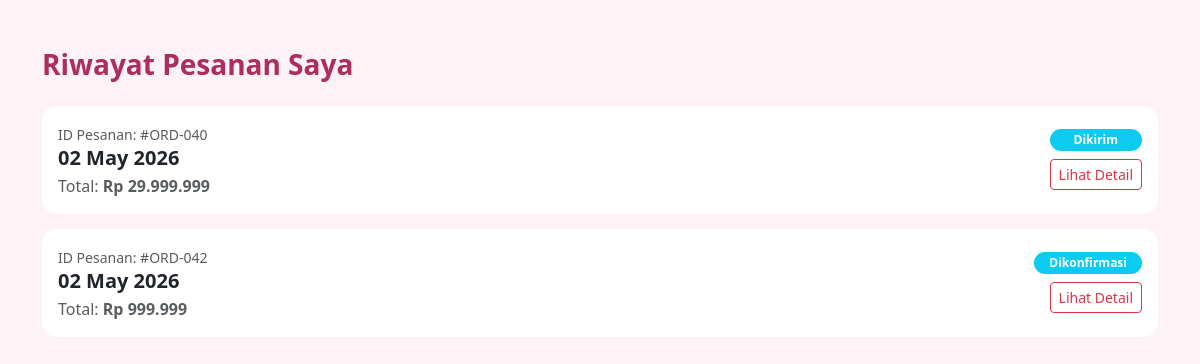
/pelanggan/riwayat.php (signed in), run on an earlier commit of the app's database.
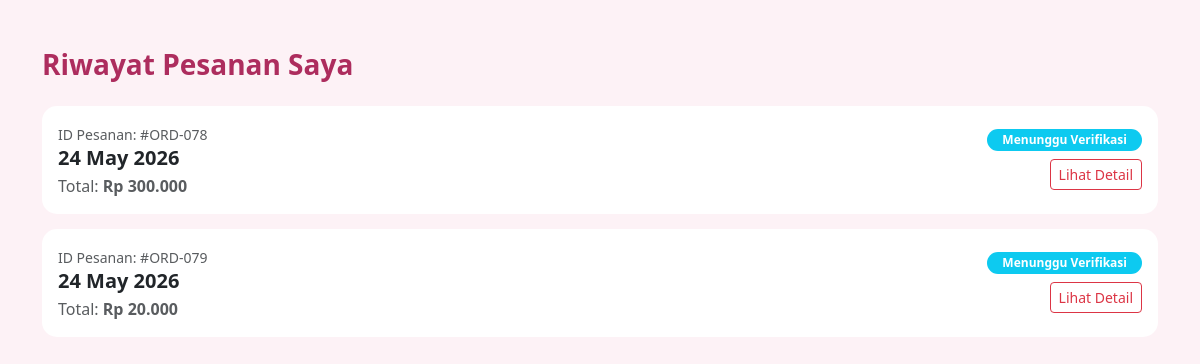
And on a later commit of the database.
### tables this page shows
CREATE TABLE `pembayaran` (
  `pembayaran_id` int(11) NOT NULL,
  `pesanan_id` int(11) DEFAULT NULL,
  `metode_pembayaran` varchar(50) DEFAULT NULL,
  `tanggal_pembayaran` date DEFAULT NULL,
  `waktu_pembayaran` time DEFAULT NULL,
  `total_pembayaran` decimal(15,2) DEFAULT NULL,
  `status_pembayaran` varchar(50) DEFAULT 'Belum Bayar',
  `jumlah_dp` decimal(15,2) DEFAULT 0.00,
  `status_dp` varchar(50) DEFAULT 'Belum Bayar',
  `tanggal_dp` date DEFAULT NULL,
  `waktu_dp` time DEFAULT NULL,
  `bukti_pelunasan` varchar(255) DEFAULT NULL
);

CREATE TABLE `pesanan` (
  `pesanan_id` int(11) NOT NULL,
  `user_id` int(11) DEFAULT NULL,
  `tanggal_pesan` date DEFAULT NULL,
  `tanggal_acara` date DEFAULT NULL,
  `waktu_acara` time DEFAULT NULL,
  `alamat` text DEFAULT NULL,
  `no_handphone` varchar(15) DEFAULT NULL,
  `total_pesan` decimal(15,2) DEFAULT NULL,
  `status_pesanan` varchar(50) DEFAULT NULL,
  `catatan` text DEFAULT NULL
);

### pelanggan/riwayat.php (the view, shortened to what this page needs)
<?php
include 'koneksi.php';
$user_id = $_SESSION['user_id'];
$query = "SELECT p.*, pb.status_pembayaran, pb.status_dp
          FROM pesanan p
          LEFT JOIN pembayaran pb ON p.pesanan_id = pb.pesanan_id
          WHERE p.user_id = '$user_id'
          ORDER BY p.tanggal_pesan DESC";
$result = mysqli_query($conn, $query);
?>
<!DOCTYPE html>
<html lang="id">
<head>
    <link href="https://cdn.jsdelivr.net/npm/bootstrap@5.3.0/dist/css/bootstrap.min.css" rel="stylesheet">
</head>
<body>
<div class="container py-5">
    <h3 class="fw-bold mb-4" style="color: var(--primary-pink);">Riwayat Pesanan Saya</h3>
    <?php while($row = mysqli_fetch_assoc($result)): ?>
    <div class="card card-history p-3">
        <div class="d-flex justify-content-between align-items-center">
            <div>
                <small class="text-muted">ID Pesanan: #ORD-<?php echo str_pad($row['pesanan_id'], 3, '0', STR_PAD_LEFT); ?></small>
                <h5 class="fw-bold mb-1"><?php echo date('d M Y', strtotime($row['tanggal_pesan'])); ?></h5>
                <p class="mb-0 text-muted">Total: <strong>Rp <?php echo number_format($row['total_pesan'], 0, ',', '.'); ?></strong></p>
            </div>
            <div class="text-end">
                <span class="badge badge-status bg-info mb-2 d-block"><?php echo $row['status_pesanan']; ?></span>
                <a href="status.php?id=<?php echo $row['pesanan_id']; ?>" class="btn btn-sm btn-outline-danger">Lihat Detail</a>
            </div>
        </div>
    </div>
    <?php endwhile; ?>
</div>
</body>
</html>

What changed in the data, as far as the page shows it:
removed pembayaran: pesanan.pesanan_id "040", pesanan.tanggal_pesan "02 May 2026", pesanan.total_pesan "29.999.999", pesanan.status_pesanan "Dikirim"
removed pembayaran: pesanan.pesanan_id "042", pesanan.tanggal_pesan "02 May 2026", pesanan.total_pesan "999.999", pesanan.status_pesanan "Dikonfirmasi"
added pembayaran: pesanan.pesanan_id "078", pesanan.tanggal_pesan "24 May 2026", pesanan.total_pesan "300.000", pesanan.status_pesanan "Menunggu Verifikasi"
added pembayaran: pesanan.pesanan_id "079", pesanan.tanggal_pesan "24 May 2026", pesanan.total_pesan "20.000", pesanan.status_pesanan "Menunggu Verifikasi"
